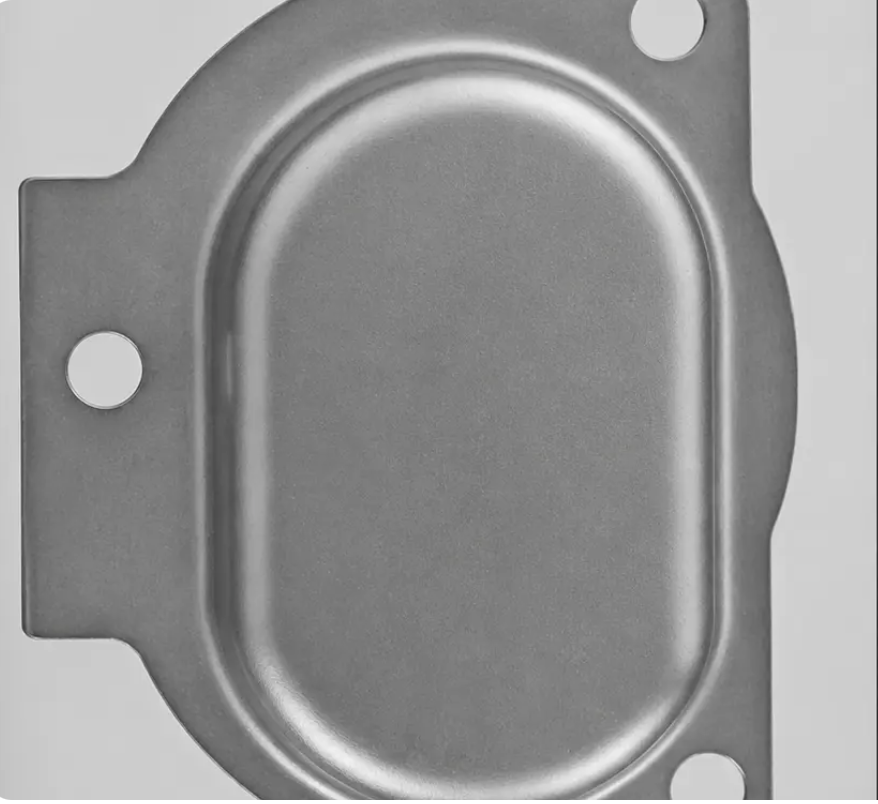
#> input picture KTHP/images/anh_mau.jpg, 878 x 804 px
$ python chuan_hoa_loc.py
#> lines starting #> are read from the running program, lines starting #| are printed output that depends on the picture
import os
import cv2
import matplotlib.pyplot as plt

BASE_DIR = os.path.dirname(os.path.abspath(__file__))

def chuan_hoa_va_loc(duong_dan, kich_thuoc=(400, 400)):
#> called with duong_dan = 'KTHP/images/anh_mau.jpg', kich_thuoc = (400, 400)
    img = cv2.imread(duong_dan, cv2.IMREAD_GRAYSCALE)
#> img: shape (804, 878); min 39, max 255, mean 150.4
    if img is None:
        raise FileNotFoundError(f"Khong tim thay anh: {duong_dan}")

    img_resized = cv2.resize(img, kich_thuoc, interpolation=cv2.INTER_AREA)
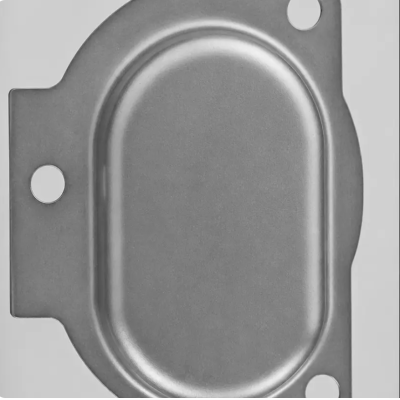
#> img_resized: shape (400, 400); min 63, max 255, mean 150.4
    img_norm = cv2.normalize(img_resized, None, 0, 255, cv2.NORM_MINMAX)
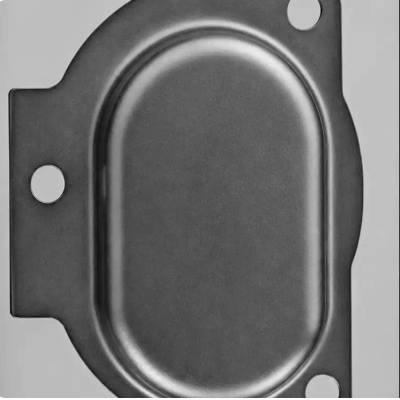
#> img_norm: shape (400, 400); min 0, max 255, mean 116.1
    img_median = cv2.medianBlur(img_norm, 3)
    img_clean = cv2.GaussianBlur(img_median, (3, 3), 0)
    return img_clean

if __name__ == "__main__":
    path_mau = os.path.join(BASE_DIR, "images", "anh_mau.jpg")
    path_loi = os.path.join(BASE_DIR, "images", "anh_loi.jpg")

    mau_clean = chuan_hoa_va_loc(path_mau)
    loi_clean = chuan_hoa_va_loc(path_loi)
#> call 2 of chuan_hoa_va_loc, with duong_dan = 'KTHP/images/anh_loi.jpg', kich_thuoc = (400, 400)
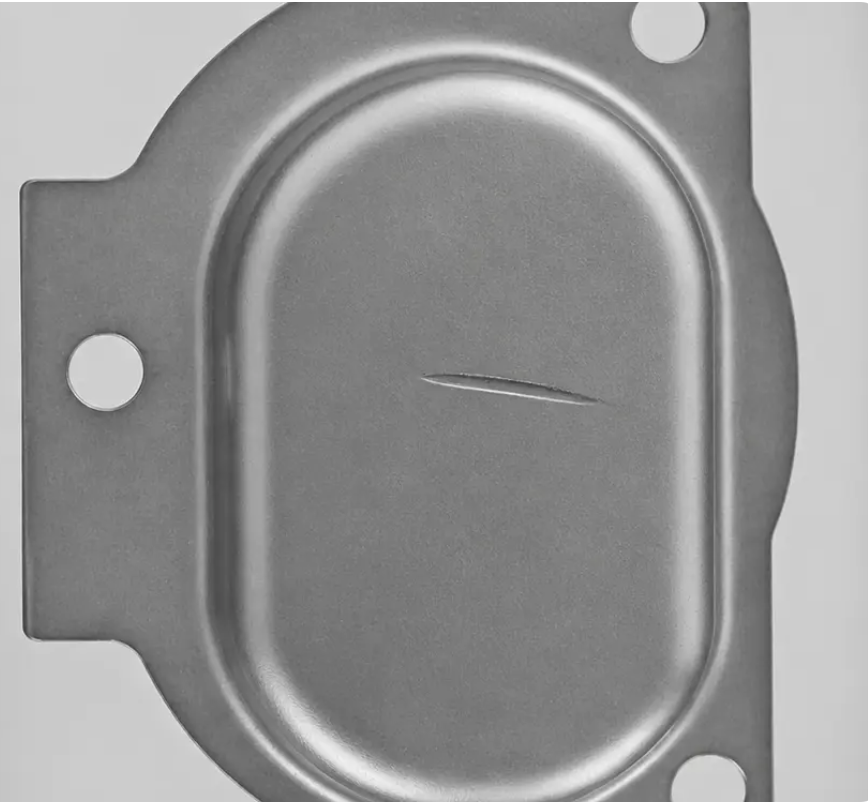
#> input picture KTHP/images/anh_loi.jpg, 868 x 806 px
#> in chuan_hoa_va_loc (call 2), `img_resized = cv2.resize(img, kich_thuoc, interpolation=cv2.INTER_AREA)`:
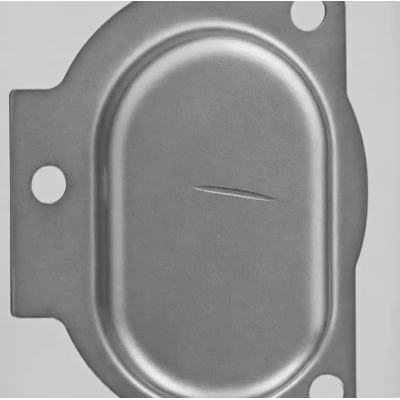
#> img_resized: shape (400, 400); min 69, max 255, mean 149.3
#> in chuan_hoa_va_loc (call 2), `img_norm = cv2.normalize(img_resized, None, 0, 255, cv2.NORM_MINMAX)`:
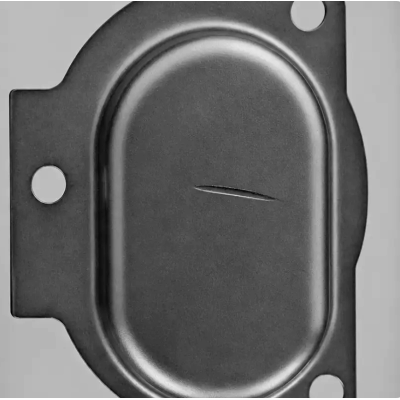
#> img_norm: shape (400, 400); min 0, max 255, mean 110.1

    fig, axes = plt.subplots(1, 2, figsize=(9, 4))
    axes[0].imshow(mau_clean, cmap="gray")
    axes[0].set_title("Buoc 1: Anh mau sau chuan hoa & loc")
    axes[0].axis("off")

    axes[1].imshow(loi_clean, cmap="gray")
    axes[1].set_title("Buoc 1: Anh kiem tra sau chuan hoa & loc")
    axes[1].axis("off")

    plt.tight_layout()
    plt.show()
